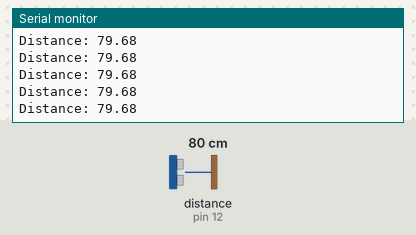
Simulated run of this sketch. Board: Arduino Uno, built with avr-gcc and run on an emulated ATmega328P. Parts: the last lines printed to the serial monitor. Wiring (inferred from the names in the program): ultrasonic range finder: trigger pin 11; echo pin 12. The inputs (shaded band) are chosen by the test bench; at power-on: distance to the obstacle (sensor on pin 12) 80 cm. The echo pulse lasts 58.3 µs per cm.

Above: at 1.2 s.
1.3 s: distance to the obstacle (sensor on pin 12) set to 2 cm
At 1.38 s:
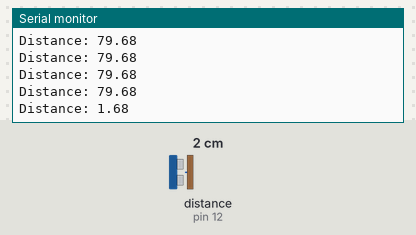
2.8 s: distance to the obstacle (sensor on pin 12) set to 4 cm
At 2.8 s:
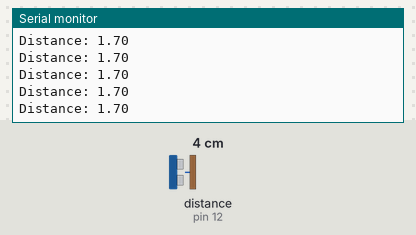
4.3 s: distance to the obstacle (sensor on pin 12) set to 299 cm
At 4.32 s:
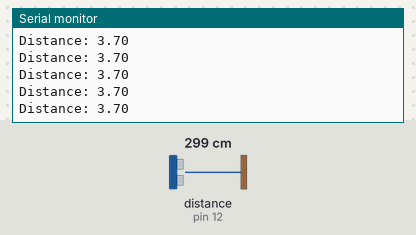
Timing chart, 0 to 7.3 s (numbered marks = the images above; inputs shaded):
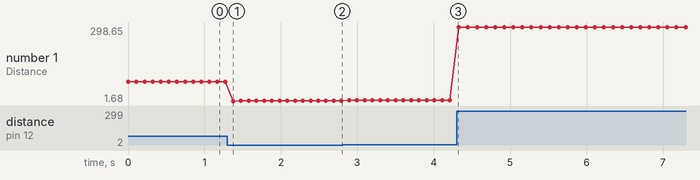

Measured:
- after the input at 1.3 s, the serial monitor: prints a new line after 0.08 s (image 1)
- plotted number 1: 79.68 → 1.7 after the input at 1.3 s, 1.7 → 3.7 after the input at 2.8 s, 3.7 → 298.65 after the input at 4.3 s

The sketch:

ultrasonic.ino
```cpp
const int trig_pin = 11;
const int echo_pin = 12;
float duration, distance;

void setup() {
  pinMode(trig_pin, OUTPUT);
  pinMode(echo_pin, INPUT);
  Serial.begin(9600);
}

void loop() {
  digitalWrite(trig_pin, LOW);
  _delay_us(10);
  digitalWrite(trig_pin, HIGH);
  _delay_us(10);
  digitalWrite(trig_pin, LOW);

  duration = pulseIn(echo_pin, HIGH);
  distance = (duration*0.0343)/2;
  Serial.print("Distance: ");
  Serial.println(distance);
  _delay_ms(100);
}
```
